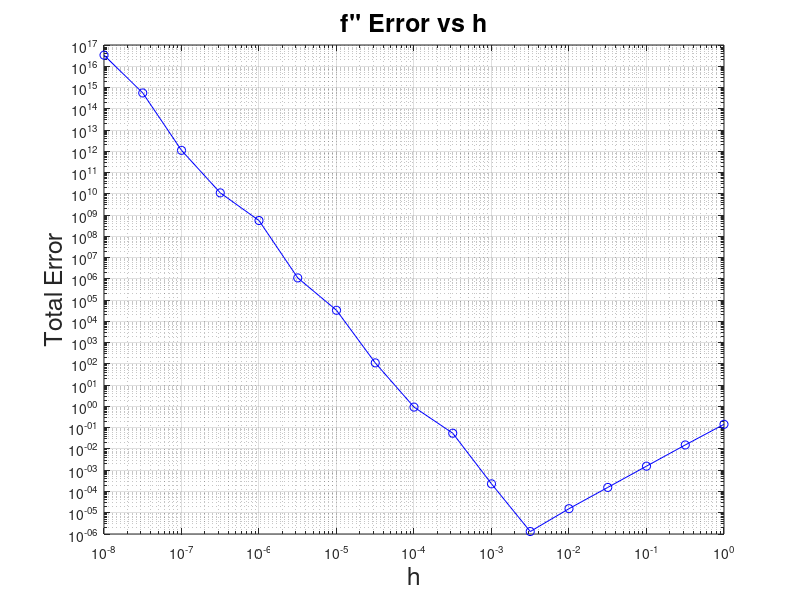

The MATLAB script that drew this image:
format long g

x0 = 1.2;
exact = sin(x0);

k = 0:0.5:8;
hs = 10.^(-k);
error = zeros(size(hs));

for i = 1:length(hs)
    h = hs(i);
    fpppp = (sin(x0-2*h) - 4*sin(x0-h) + 6*sin(x0) - 4*sin(x0+h) + sin(x0+2*h)) / h^4;
    error(i) = abs(fpppp - exact);
end

figure;
set(gca, 'fontsize', 18)
loglog(hs, error, 'bo-');
xlabel('h', 'fontsize', 18);
ylabel('Total Error', 'fontsize', 18);
title('f'''' Error vs h', 'fontsize', 18);
grid on;

[min_error, idx] = min(error);
fprintf('Optimal h ≈ %.5e, minimum error ≈ %.5e\n', hs(idx), error(idx));

